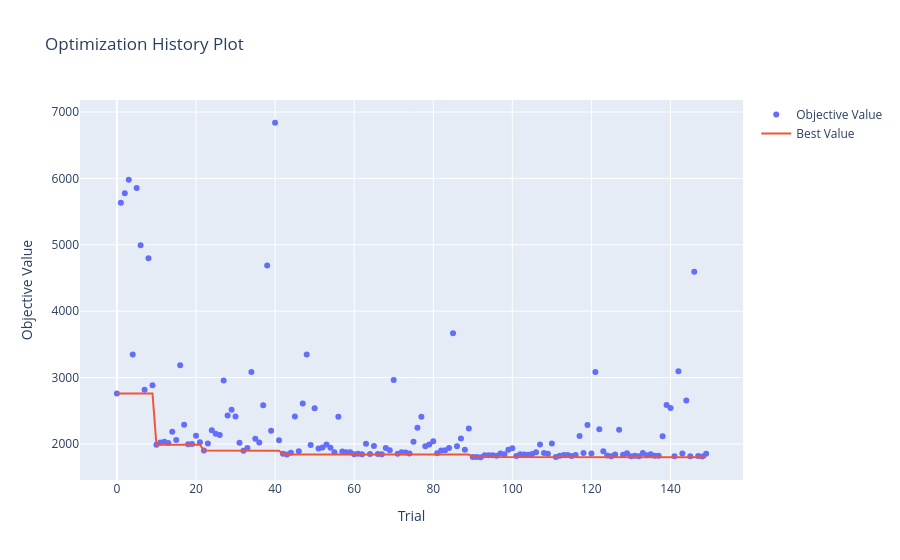
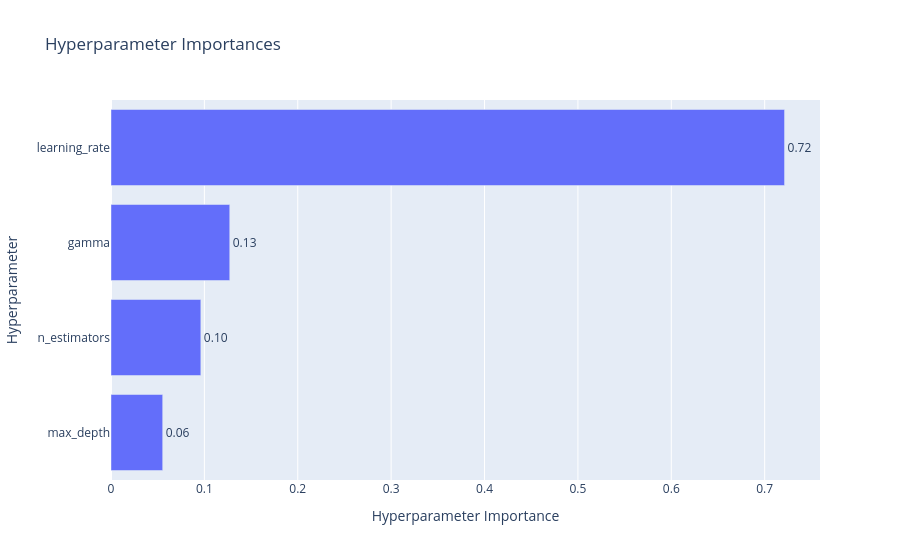

The cell these charts' notebook holds for them, in order:
### Code cell
import optuna.visualization as vis

vis.plot_optimization_history(optuna_study).show()
vis.plot_param_importances(optuna_study).show()

### Figure 1 — Plotly figure (JSON) as saved in the notebook; plotly's stock layout.template omitted (floating-point values rounded to 4 significant figures; data arrays with more than 128 entries replaced by an {"elided": "..."} marker saying what was removed)
{"data": [{"mode": "markers", "name": "Objective Value", "type": "scatter", "x": {"elided": "150 int values"}, "y": {"elided": "150 float values"}}, {"mode": "lines", "name": "Best Value", "type": "scatter", "x": {"elided": "150 int values"}, "y": {"elided": "150 float values"}}, {"marker": {"color": "#cccccc"}, "mode": "markers", "name": "Infeasible Trial", "showlegend": false, "type": "scatter", "x": [], "y": []}], "layout": {"title": {"text": "Optimization History Plot"}, "xaxis": {"title": {"text": "Trial"}}, "yaxis": {"title": {"text": "Objective Value"}}}}

### Figure 2 — Plotly figure (JSON) as saved in the notebook; plotly's stock layout.template omitted (floating-point values rounded to 4 significant figures)
{"data": [{"cliponaxis": false, "hovertemplate": ["max_depth (IntDistribution): 0.055352104538633415<extra></extra>", "n_estimators (IntDistribution): 0.09619362823673999<extra></extra>", "gamma (FloatDistribution): 0.12716443703896305<extra></extra>", "learning_rate (FloatDistribution): 0.7212898301856634<extra></extra>"], "name": "Objective Value", "orientation": "h", "text": ["0.06", "0.10", "0.13", "0.72"], "textposition": "outside", "type": "bar", "x": [0.05535, 0.09619, 0.1272, 0.7213], "y": ["max_depth", "n_estimators", "gamma", "learning_rate"]}], "layout": {"title": {"text": "Hyperparameter Importances"}, "xaxis": {"title": {"text": "Hyperparameter Importance"}}, "yaxis": {"title": {"text": "Hyperparameter"}}}}
